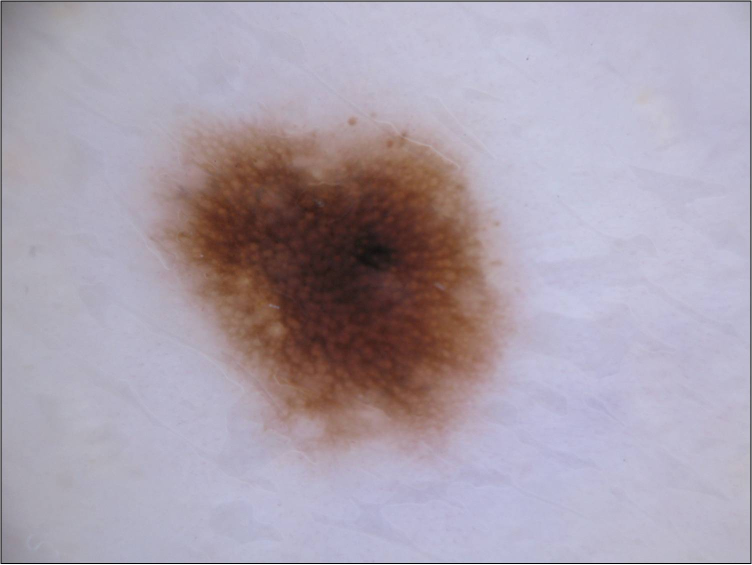
#> input picture IMA205/TP1/nevus.jpg, 1504 x 1129 px (shown at 1/2 size)
$ jupyter execute --allow-errors TP_Unsupervised_2_DermoSegmentation.ipynb   (older library calls are emulated)
#> lines starting #> are read from the running program, lines starting #| are printed output that depends on the picture; after the words box and inside, x2 and y2 are one past the last pixel; in counts of white or black regions, pixels touching at a corner belong together
Mona Mokart

# Skin lesion segmentation

In this section, you will use the algorithm of k-means to segment skin lesion images. You will use two images from the ISIC dataset (www.isic-archive.com), one nevus and one melanoma with their respetive manual segmentation.

## Goal
The goal of this section is to delineate the contours (i.e. segment) of the skin lesions using k-means.

Please complete the code where requested and answer all the questions

Let's first load the needed libraries

[cell 1]
import numpy as np
import numpy.matlib
import matplotlib.pyplot as plt
plt.close('all')

from skimage.io import imread
from skimage.transform import resize
from skimage.transform import rescale
from skimage import img_as_bool
from mpl_toolkits.axes_grid1 import AxesGrid
from sklearn.cluster import KMeans
from scipy.spatial.distance import dice
from skimage.measure import find_contours

Let's load the data

[cell 2]
if 'google.colab' in str(get_ipython()):
  from google_drive_downloader import GoogleDriveDownloader as gdd
  gdd.download_file_from_google_drive(file_id='1_TeYzLLDoKbPX4xXAOAM_mQiT2nLHgvp',
  dest_path='./data/nevus.jpg')
  gdd.download_file_from_google_drive(file_id='1iQZdUiuK_FwZ7mik7LB3eN_H_IUc5l7b',
  dest_path='./data/nevus-seg.jpg')
  gdd.download_file_from_google_drive(file_id='1yZ46UzGhwO7g5T8397JpewBl6UqgRo5J',
  dest_path='./data/melanoma.jpg')
  gdd.download_file_from_google_drive(file_id='1B2Ol92mBcHN6ah3bpoucBbBbHkPMGC8D',
  dest_path='./data/melanoma-seg.jpg')
else:
  print('You are not using Colab. Please define working_dir with the absolute path to the folder where you downloaded the data')

# Please modify working_dir only if you are using your Anaconda (and not Google Colab)
Working_directory="./"

Let's load the images, rescale them so that the computations are faster and plot them

[cell 3]
# Nevus
nevus = imread(Working_directory + 'nevus.jpg')
#> nevus is the input picture: shape (1129, 1504, 3); mean R, G, B 170.3, 160.3, 173.1
nevus=nevus[2:-2,2:-2,:] # remove border (it contains artifacts)
#> nevus: shape (1125, 1500, 3)
nevusMask = imread(Working_directory + 'nevus-seg.jpg')
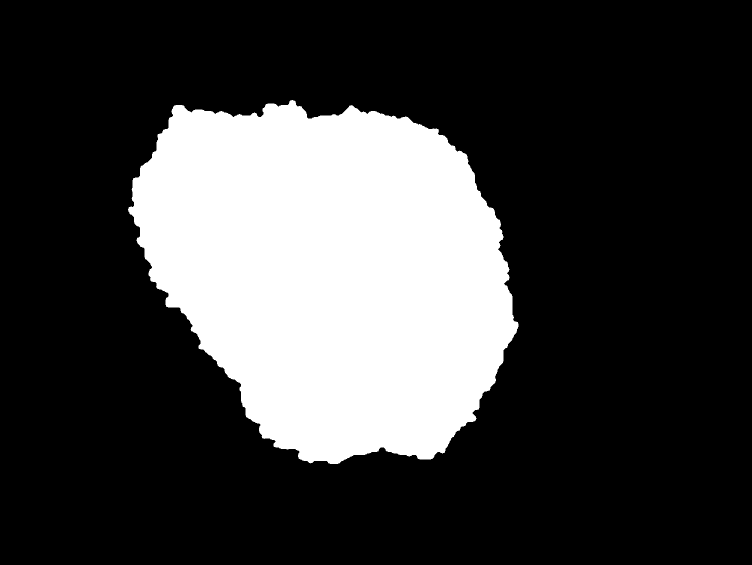
#> input picture IMA205/TP1/nevus-seg.jpg, 1504 x 1129 px (shown at 1/2 size)
#> nevusMask is the input picture: shape (1129, 1504); min 0, max 255, mean 62.4
nevusMask=nevusMask[2:-2,2:-2] # remove border (it contains artifacts)
#> nevusMask: shape (1125, 1500)
# We rescale to speed up computations
nevus = rescale(nevus, 0.25,multichannel=True, anti_aliasing=True)
#> nevus: shape (281, 375, 3) float64
# We need all these options to preserve the binary values
nevusMask = rescale(nevusMask, 0.25, anti_aliasing=False, order=0,  preserve_range=True)
#> nevusMask: shape (281, 375)
nevusMask_boolean = (nevusMask/255).astype(np.uint8) # To get uint8
#> nevusMask_boolean: shape (281, 375); values 0 (black) and 1 (white), 24.6% white; 1 white region, box (x1, y1, x2, y2) and area: (63, 49, 259, 231) 25914
nevusMask_expand = np.expand_dims(nevusMask_boolean, axis=2) # To have a 3 channels boolean mask

# Melanoma
melanoma = imread(Working_directory + 'melanoma.jpeg')
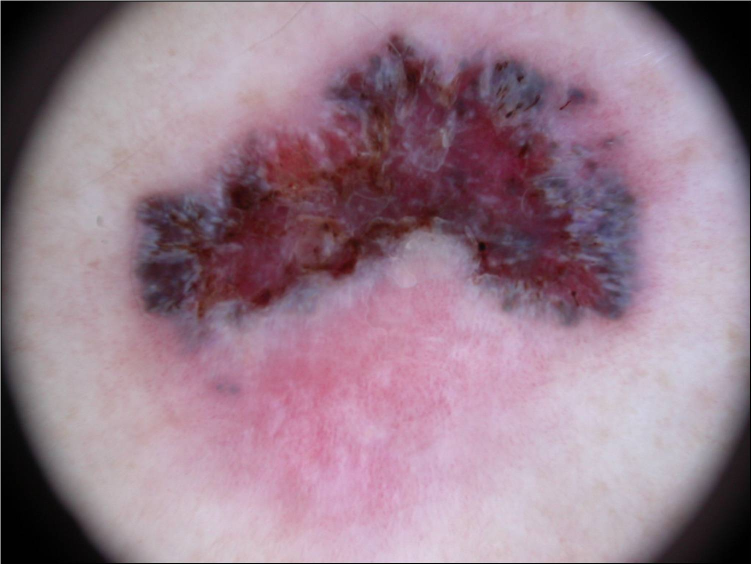
#> input picture IMA205/TP1/melanoma.jpeg, 1503 x 1129 px (shown at 1/2 size)
#> melanoma is the input picture: shape (1129, 1503, 3); mean R, G, B 151.9, 125.2, 140.2
melanoma=melanoma[2:-2,2:-2,:] # remove border (it contains artifacts)
#> melanoma: shape (1125, 1499, 3)
melanomaMask = imread(Working_directory + 'melanoma-seg.png')
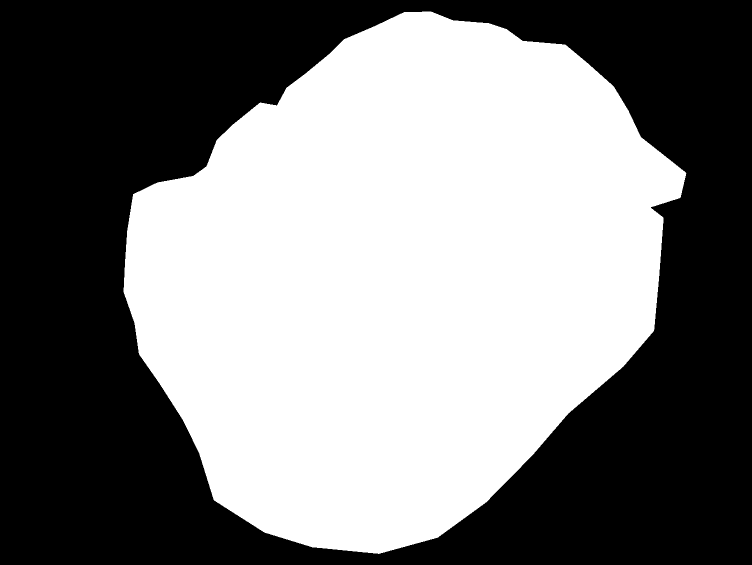
#> input picture IMA205/TP1/melanoma-seg.png, 1503 x 1129 px (shown at 1/2 size)
#> melanomaMask: shape (1129, 1503); 49.8% white; 1 white region, box (x1, y1, x2, y2) and area: (247, 23, 1373, 1108) 844635
melanomaMask=melanomaMask[2:-2,2:-2] # remove border (it contains artifacts)
#> melanomaMask: shape (1125, 1499); 50.1% white; 1 black region, box (x1, y1, x2, y2) and area: (0, 0, 1499, 1125) 841740
melanoma = rescale(melanoma, 0.25,multichannel=True, anti_aliasing=True)
#> melanoma: shape (281, 375, 3) float64
melanomaMask = rescale(melanomaMask, 0.25, anti_aliasing=False, order=0,  preserve_range=True)
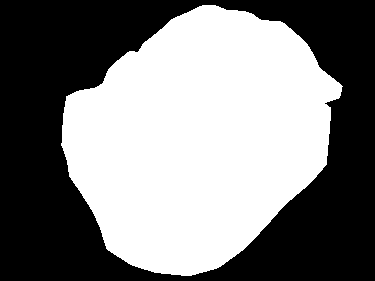
#> melanomaMask: shape (281, 375); 50.1% white; 1 black region, box (x1, y1, x2, y2) and area: (0, 0, 375, 281) 52582
melanomaMask_boolean = (melanomaMask/255).astype(np.uint8)
melanomaMask_expand = np.expand_dims(melanomaMask_boolean, axis=2)

fig = plt.figure(figsize=(12, 12))
grid = AxesGrid(fig, 111,
                nrows_ncols = (2, 3),
                axes_pad = 0.5)
grid[0].imshow(nevus)
grid[0].set_title('Nevus')
grid[0].axis('off')
grid[1].imshow(nevusMask_boolean,cmap='gray')
grid[1].set_title('Nevus segmentation mask')
grid[1].axis('off')
grid[2].imshow(nevusMask_expand*nevus)
grid[2].set_title('Nevus with segmentation')
grid[2].axis('off')
grid[3].imshow(melanoma)
grid[3].set_title('Melanoma')
grid[3].axis('off')
grid[4].imshow(melanomaMask_boolean,cmap='gray')
grid[4].set_title('Melanoma segmentation mask')
grid[4].axis('off')
grid[5].imshow(melanomaMask_expand*melanoma)
grid[5].set_title('Melanoma with segmentation')
grid[5].axis('off')
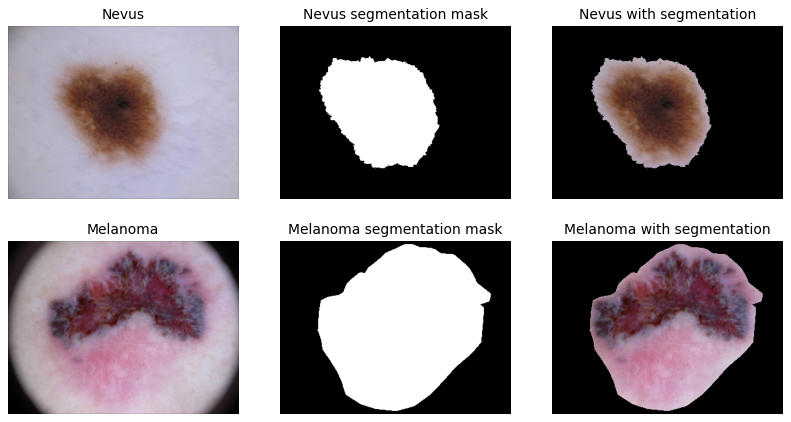
#> figure drawn by matplotlib, 6 panels

[cell 4]
melanoma.shape
#> Out = (281, 375, 3)

**Questions**

1. Before running K-means, please answer this question. How many classes $K$ should you look for ? Would you use the same $K$ for both images ? Why ?

2. Run the following code for both images. Try to choose different channels (among the channels Red, Green and Blue) and different number of clusters $K$. Which is the best choice in terms of channel and number of classes ? You can use the [Dice score](https://en.wikipedia.org/wiki/S%C3%B8rensen%E2%80%93Dice_coefficient) to quantitatively compare your mask and the manual segmentation. Comment the results with respect to the previous answer.

3. Propose a way to automatically select the class (or unions of classes) representing the skin lesion and not the skin. (You don't need to implement it, just explain how you would do it).

4. In K-means, we recompute the average at each iteration. The average is not constrained to be one of the original observations. It is usually an *interpolation* of the original observations. How would you change the Lloyd's algorithm to constrain the average to always be one of the original observations ?

5. (Optional) Implement the Lloyd's algorithm for K-Means and compare it with the version of scikit-learn.

1. Nous voulons classer les images selon deux classes : les lésions de la peau et le fond. Pour la deuxième image la lésion est composé de rougeur et d'une tache brune, si on choisissait K = 2 on aurait seulement la partie brune. De plus on voit qu'il y a des bord noirs dans l'image qui ne correspond à rien. Ainsi il faudrait que K=4 ou 3 pour la deuxième image
2. ci-dessous les se trouvent codes
3. On peut faire choisir le label qui se trouve au centre de l'image (ou ceux différents de celui vers les bords de l'image) ou bien qui se trouve à l'endroit du pixel le plus foncé dans l'image initiale (cependant cela ne foncitonne pas quand on a des bords noirs).
4. On peut pour chaque itération faire l'interpolation  sur les observations et choisir la valeur existante parmi les obstervations la plus proche de l'interpolation

The dice score (or dice similarity) between two binary masks is defined as $\frac{2TP}{2TP + FP + FN}$ and it ranges between 0 (completely different) and 1 (perfectly equal).

[cell 5]
## NEVUS
# Select a channel (0 for Red, 1 for Green and 2 for Blue)
channel=2
##
nevusB = nevus[:,:,channel]
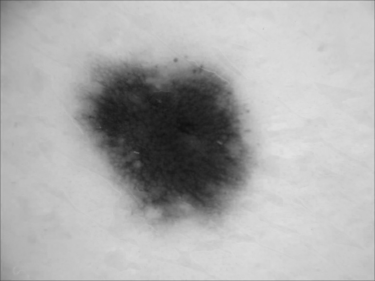
#> nevusB: shape (281, 375) float64; min 0.0625, max 0.89, mean 0.681

# Select the number of cluster K to look for
K= 2 # choose a number of clusters
##
kmeans=KMeans(n_clusters=K, random_state=1)
labels=kmeans.fit_predict(nevusB.reshape(-1,1))
labels=np.reshape(labels,(nevusB.shape[0],nevusB.shape[1]))
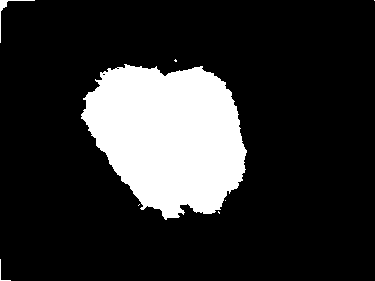
#> labels: shape (281, 375) int32; values 0 (black) and 1 (white), 17.7% white; 8 white regions (5 under 20 px), largest, box (x1, y1, x2, y2) and area: (81, 64, 247, 220) 18466, (0, 0, 35, 43) 123, (0, 259, 11, 281) 32

# Depending on the number of classes K, K-means returns one integer per pixel
# which indicates the number of the cluster.
# Choose the integer to use as mask between 0 and K-1
index =1
mask=labels==index ## choose which label should be

contourMask = find_contours(mask, 0.5)
#> contourMask = 10 point arrays, longest 819 points
contourManual = find_contours(nevusMask_boolean, 0.5)
#> contourManual = 7 point arrays, longest 901 points

# plot the results
fig = plt.figure(figsize=(16, 12))
grid = AxesGrid(fig, 111,
                nrows_ncols = (1, 5),
                axes_pad = 0.5)
grid[0].imshow(nevusB,cmap='gray')
grid[0].set_title('Nevus - selected channel')
grid[0].axis('off')
grid[1].imshow(labels,cmap='coolwarm')
grid[1].set_title('Nevus K-means result')
grid[1].axis('off')
grid[2].imshow(mask*nevusB,cmap='gray')
grid[2].set_title('Nevus with\n chosen segmentation')
grid[2].axis('off')
grid[3].imshow(nevusMask_boolean*nevusB,cmap='gray')
grid[3].set_title('Nevus with\n manual segmentation')
grid[3].axis('off')
grid[4].imshow(nevus)
for contour in contourMask:
  grid[4].plot(contour[:, 1], contour[:, 0], linewidth=2, c='r')
#> this loop made 10 passes
#> contour on pass 2: [[0.5, 374], [0, 373.5]]
for contour in contourManual:
  grid[4].plot(contour[:, 1], contour[:, 0], linewidth=2, c='g')
#> this loop made 7 passes
grid[4].set_title('Green manual\n Red K-means')
grid[4].axis('off')

# Compute the dice score between your mask and the manual segmentation
#> (the rest of this cell did not finish here and is left out)

[cell 6]
## MELANOMA
# Select a channel (0 for Red, 1 for Green and 2 for Blue)
channel=1
##
melanomaB = melanoma[:,:,channel]
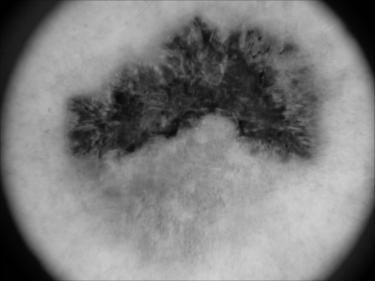
#> melanomaB: shape (281, 375) float64; min 0.000712, max 0.822, mean 0.491

# Select the number of cluster K to look for
K= 3# choose a number of clusters
##
kmeans=KMeans(n_clusters=K)
labels=kmeans.fit_predict(melanomaB.reshape(-1,1))
labels=np.reshape(labels,(melanomaB.shape[0],melanomaB.shape[1]))
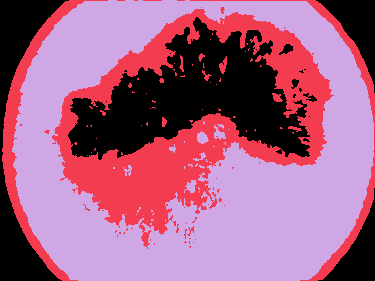
#> labels: shape (281, 375) int32; 3 distinct labels, from 0 to 2; one colour per label, 0 black

# Depending on the number of classes K, K-means returns one integer per pixel
# which indicates the number of the cluster.
# Choose the integer to use as mask between 0 and K-1
index =1
mask=(labels!=index) ## choose which label should be
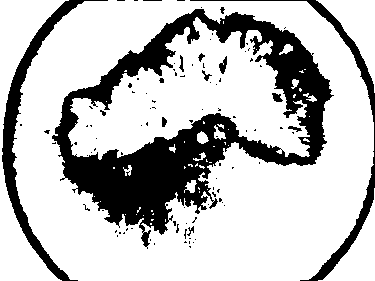
#> mask: shape (281, 375) bool; 75% white; 99 black regions (85 under 20 px), largest, box (x1, y1, x2, y2) and area: (52, 9, 334, 249) 20071, (2, 0, 108, 281) 3315, (190, 0, 375, 281) 2191

contourMask = find_contours(mask, 0.5)
#> contourMask = 162 point arrays, longest 1847 points
contourManual = find_contours(melanomaMask_boolean, 0.5)
#> contourManual = 1 point arrays, longest 1121 points

fig = plt.figure(figsize=(16, 12))
grid = AxesGrid(fig, 111,
                nrows_ncols = (1, 5),
                axes_pad = 0.5)
grid[0].imshow(melanomaB,cmap='gray')
grid[0].set_title('Melanoma - selected channel')
grid[0].axis('off')
grid[1].imshow(labels,cmap='coolwarm')
grid[1].set_title('Melanoma K-means result')
grid[1].axis('off')
grid[2].imshow(mask*melanomaB,cmap='gray')
grid[2].set_title('Melanoma with chosen segmentation')
grid[2].axis('off')
grid[3].imshow(melanomaMask_boolean*melanomaB,cmap='gray')
grid[3].set_title('Melanoma with\n manual segmentation')
grid[3].axis('off')
grid[4].imshow(melanoma)
for contour in contourMask:
  grid[4].plot(contour[:, 1], contour[:, 0], linewidth=2, c='r')
for contour in contourManual:
  grid[4].plot(contour[:, 1], contour[:, 0], linewidth=2, c='g')
#> this loop made 1 pass
grid[4].set_title('Green manual\n Red K-means')
grid[4].axis('off')

#> (the rest of this cell did not finish here and is left out)
